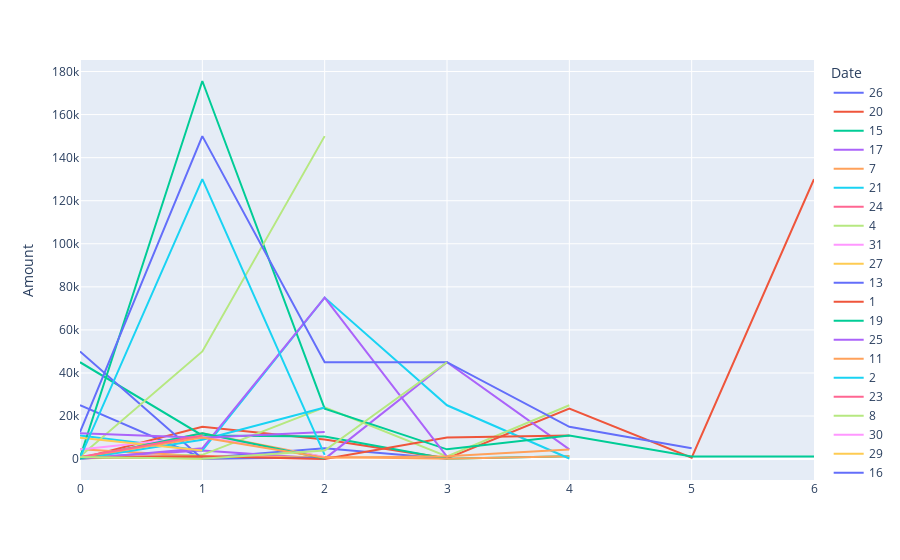

Notebook code for this chart:
### Code cell
# P - Line

import plotly.express as px

fig = px.line(DB, y="Amount",color='Date')
fig.show()

### Figure 1 — Plotly figure (JSON) as saved in the notebook; plotly's stock layout.template omitted (floating-point values rounded to 4 significant figures)
{"data": [{"hovertemplate": "Date=26<br>Amount=%{y}<extra></extra>", "legendgroup": "26", "line": {"color": "#636efa", "dash": "solid"}, "mode": "lines", "name": "26", "showlegend": true, "type": "scatter", "xaxis": "x", "y": [25000, 543, 5000, 132], "yaxis": "y"}, {"hovertemplate": "Date=20<br>Amount=%{y}<extra></extra>", "legendgroup": "20", "line": {"color": "#EF553B", "dash": "solid"}, "mode": "lines", "name": "20", "showlegend": true, "type": "scatter", "xaxis": "x", "y": [300, 15000, 9056, 345, 23467, 670, 130000], "yaxis": "y"}, {"hovertemplate": "Date=15<br>Amount=%{y}<extra></extra>", "legendgroup": "15", "line": {"color": "#00cc96", "dash": "solid"}, "mode": "lines", "name": "15", "showlegend": true, "type": "scatter", "xaxis": "x", "y": [45000, 11000, 10543, 120, 1356], "yaxis": "y"}, {"hovertemplate": "Date=17<br>Amount=%{y}<extra></extra>", "legendgroup": "17", "line": {"color": "#ab63fa", "dash": "solid"}, "mode": "lines", "name": "17", "showlegend": true, "type": "scatter", "xaxis": "x", "y": [670, 4000, 112, 45000, 4543], "yaxis": "y"}, {"hovertemplate": "Date=7<br>Amount=%{y}<extra></extra>", "legendgroup": "7", "line": {"color": "#FFA15A", "dash": "solid"}, "mode": "lines", "name": "7", "showlegend": true, "type": "scatter", "xaxis": "x", "y": [4543, 1356, 987, 132, 1340], "yaxis": "y"}, {"hovertemplate": "Date=21<br>Amount=%{y}<extra></extra>", "legendgroup": "21", "line": {"color": "#19d3f3", "dash": "solid"}, "mode": "lines", "name": "21", "showlegend": true, "type": "scatter", "xaxis": "x", "y": [11000, 4000, 75000, 25000, 300], "yaxis": "y"}, {"hovertemplate": "Date=24<br>Amount=%{y}<extra></extra>", "legendgroup": "24", "line": {"color": "#FF6692", "dash": "solid"}, "mode": "lines", "name": "24", "showlegend": true, "type": "scatter", "xaxis": "x", "y": [130000], "yaxis": "y"}, {"hovertemplate": "Date=4<br>Amount=%{y}<extra></extra>", "legendgroup": "4", "line": {"color": "#B6E880", "dash": "solid"}, "mode": "lines", "name": "4", "showlegend": true, "type": "scatter", "xaxis": "x", "y": [132, 1987, 24000, 1200, 25000], "yaxis": "y"}, {"hovertemplate": "Date=31<br>Amount=%{y}<extra></extra>", "legendgroup": "31", "line": {"color": "#FF97FF", "dash": "solid"}, "mode": "lines", "name": "31", "showlegend": true, "type": "scatter", "xaxis": "x", "y": [1200, 1200, 140], "yaxis": "y"}, {"hovertemplate": "Date=27<br>Amount=%{y}<extra></extra>", "legendgroup": "27", "line": {"color": "#FECB52", "dash": "solid"}, "mode": "lines", "name": "27", "showlegend": true, "type": "scatter", "xaxis": "x", "y": [1340, 140, 1000], "yaxis": "y"}, {"hovertemplate": "Date=13<br>Amount=%{y}<extra></extra>", "legendgroup": "13", "line": {"color": "#636efa", "dash": "solid"}, "mode": "lines", "name": "13", "showlegend": true, "type": "scatter", "xaxis": "x", "y": [50000, 112, 800], "yaxis": "y"}, {"hovertemplate": "Date=1<br>Amount=%{y}<extra></extra>", "legendgroup": "1", "line": {"color": "#EF553B", "dash": "solid"}, "mode": "lines", "name": "1", "showlegend": true, "type": "scatter", "xaxis": "x", "y": [994, 1340, 50, 10000, 11000], "yaxis": "y"}, {"hovertemplate": "Date=19<br>Amount=%{y}<extra></extra>", "legendgroup": "19", "line": {"color": "#00cc96", "dash": "solid"}, "mode": "lines", "name": "19", "showlegend": true, "type": "scatter", "xaxis": "x", "y": [800, 175600, 23467, 4543, 11000, 1200, 1200], "yaxis": "y"}, {"hovertemplate": "Date=25<br>Amount=%{y}<extra></extra>", "legendgroup": "25", "line": {"color": "#ab63fa", "dash": "solid"}, "mode": "lines", "name": "25", "showlegend": true, "type": "scatter", "xaxis": "x", "y": [50, 5000, 75000, 1200], "yaxis": "y"}, {"hovertemplate": "Date=11<br>Amount=%{y}<extra></extra>", "legendgroup": "11", "line": {"color": "#FFA15A", "dash": "solid"}, "mode": "lines", "name": "11", "showlegend": true, "type": "scatter", "xaxis": "x", "y": [120, 12000, 907], "yaxis": "y"}, {"hovertemplate": "Date=2<br>Amount=%{y}<extra></extra>", "legendgroup": "2", "line": {"color": "#19d3f3", "dash": "solid"}, "mode": "lines", "name": "2", "showlegend": true, "type": "scatter", "xaxis": "x", "y": [140, 8954, 24000], "yaxis": "y"}, {"hovertemplate": "Date=23<br>Amount=%{y}<extra></extra>", "legendgroup": "23", "line": {"color": "#FF6692", "dash": "solid"}, "mode": "lines", "name": "23", "showlegend": true, "type": "scatter", "xaxis": "x", "y": [1200], "yaxis": "y"}, {"hovertemplate": "Date=8<br>Amount=%{y}<extra></extra>", "legendgroup": "8", "line": {"color": "#B6E880", "dash": "solid"}, "mode": "lines", "name": "8", "showlegend": true, "type": "scatter", "xaxis": "x", "y": [1200, 50000, 150000], "yaxis": "y"}, {"hovertemplate": "Date=30<br>Amount=%{y}<extra></extra>", "legendgroup": "30", "line": {"color": "#FF97FF", "dash": "solid"}, "mode": "lines", "name": "30", "showlegend": true, "type": "scatter", "xaxis": "x", "y": [4509, 10543, 987], "yaxis": "y"}, {"hovertemplate": "Date=29<br>Amount=%{y}<extra></extra>", "legendgroup": "29", "line": {"color": "#FECB52", "dash": "solid"}, "mode": "lines", "name": "29", "showlegend": true, "type": "scatter", "xaxis": "x", "y": [9875, 4000], "yaxis": "y"}, {"hovertemplate": "Date=16<br>Amount=%{y}<extra></extra>", "legendgroup": "16", "line": {"color": "#636efa", "dash": "solid"}, "mode": "lines", "name": "16", "showlegend": true, "type": "scatter", "xaxis": "x", "y": [12567, 150000, 45000, 45000, 15000, 5000], "yaxis": "y"}, {"hovertemplate": "Date=12<br>Amount=%{y}<extra></extra>", "legendgroup": "12", "line": {"color": "#EF553B", "dash": "solid"}, "mode": "lines", "name": "12", "showlegend": true, "type": "scatter", "xaxis": "x", "y": [907, 543], "yaxis": "y"}, {"hovertemplate": "Date=5<br>Amount=%{y}<extra></extra>", "legendgroup": "5", "line": {"color": "#00cc96", "dash": "solid"}, "mode": "lines", "name": "5", "showlegend": true, "type": "scatter", "xaxis": "x", "y": [345, 12000, 300], "yaxis": "y"}, {"hovertemplate": "Date=9<br>Amount=%{y}<extra></extra>", "legendgroup": "9", "line": {"color": "#ab63fa", "dash": "solid"}, "mode": "lines", "name": "9", "showlegend": true, "type": "scatter", "xaxis": "x", "y": [12000, 9875, 12567], "yaxis": "y"}, {"hovertemplate": "Date=14<br>Amount=%{y}<extra></extra>", "legendgroup": "14", "line": {"color": "#FFA15A", "dash": "solid"}, "mode": "lines", "name": "14", "showlegend": true, "type": "scatter", "xaxis": "x", "y": [890, 10000, 670, 1356, 4509], "yaxis": "y"}, {"hovertemplate": "Date=6<br>Amount=%{y}<extra></extra>", "legendgroup": "6", "line": {"color": "#19d3f3", "dash": "solid"}, "mode": "lines", "name": "6", "showlegend": true, "type": "scatter", "xaxis": "x", "y": [567, 130000, 1987], "yaxis": "y"}, {"hovertemplate": "Date=3<br>Amount=%{y}<extra></extra>", "legendgroup": "3", "line": {"color": "#FF6692", "dash": "solid"}, "mode": "lines", "name": "3", "showlegend": true, "type": "scatter", "xaxis": "x", "y": [1000, 11000], "yaxis": "y"}, {"hovertemplate": "Date=10<br>Amount=%{y}<extra></extra>", "legendgroup": "10", "line": {"color": "#B6E880", "dash": "solid"}, "mode": "lines", "name": "10", "showlegend": true, "type": "scatter", "xaxis": "x", "y": [994, 140, 4000, 45000], "yaxis": "y"}, {"hovertemplate": "Date=22<br>Amount=%{y}<extra></extra>", "legendgroup": "22", "line": {"color": "#FF97FF", "dash": "solid"}, "mode": "lines", "name": "22", "showlegend": true, "type": "scatter", "xaxis": "x", "y": [1200], "yaxis": "y"}], "layout": {"legend": {"title": {"text": "Date"}, "tracegroupgap": 0}, "margin": {"t": 60}, "xaxis": {"anchor": "y", "domain": [0, 1]}, "yaxis": {"anchor": "x", "domain": [0, 1], "title": {"text": "Amount"}}}}
